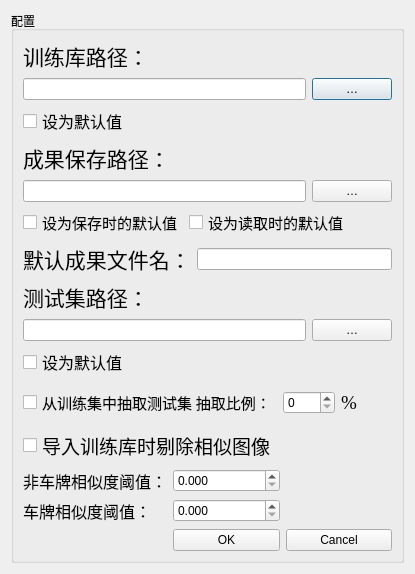
<?xml version="1.0" encoding="UTF-8"?>
<ui version="4.0">
 <class>PlateProperty</class>
 <widget class="QDialog" name="PlateProperty">
  <property name="geometry">
   <rect>
    <x>0</x>
    <y>0</y>
    <width>415</width>
    <height>574</height>
   </rect>
  </property>
  <property name="windowTitle">
   <string>Setting</string>
  </property>
  <layout class="QVBoxLayout" name="verticalLayout_5">
   <item>
    <widget class="QGroupBox" name="groupBox">
     <property name="title">
      <string>配置</string>
     </property>
     <layout class="QVBoxLayout" name="verticalLayout">
      <item>
       <layout class="QGridLayout" name="gridLayout">
        <item row="2" column="0">
         <widget class="QCheckBox" name="trainPathCheckBox">
          <property name="font">
           <font>
            <family>Times New Roman</family>
            <pointsize>12</pointsize>
           </font>
          </property>
          <property name="text">
           <string>设为默认值</string>
          </property>
         </widget>
        </item>
        <item row="1" column="1">
         <widget class="QPushButton" name="trainPathButton">
          <property name="text">
           <string>…</string>
          </property>
         </widget>
        </item>
        <item row="1" column="0">
         <widget class="QLineEdit" name="trainPathEdit"/>
        </item>
        <item row="0" column="0">
         <widget class="QLabel" name="trainPatLabel">
          <property name="font">
           <font>
            <family>Times New Roman</family>
            <pointsize>16</pointsize>
           </font>
          </property>
          <property name="text">
           <string>训练库路径：</string>
          </property>
         </widget>
        </item>
       </layout>
      </item>
      <item>
       <layout class="QGridLayout" name="gridLayout_2">
        <item row="1" column="1">
         <widget class="QPushButton" name="resultPathButton">
          <property name="text">
           <string>…</string>
          </property>
         </widget>
        </item>
        <item row="0" column="0" colspan="2">
         <widget class="QLabel" name="resultPatLabel">
          <property name="font">
           <font>
            <family>Times New Roman</family>
            <pointsize>16</pointsize>
           </font>
          </property>
          <property name="text">
           <string>成果保存路径：</string>
          </property>
         </widget>
        </item>
        <item row="1" column="0">
         <widget class="QLineEdit" name="resultPathEdit"/>
        </item>
       </layout>
      </item>
      <item>
       <layout class="QGridLayout" name="gridLayout_4">
        <item row="1" column="2">
         <widget class="QLineEdit" name="resultNameEdit">
          <property name="text">
           <string/>
          </property>
         </widget>
        </item>
        <item row="1" column="0" colspan="2">
         <widget class="QLabel" name="resultNameLabel">
          <property name="font">
           <font>
            <family>Times New Roman</family>
            <pointsize>16</pointsize>
           </font>
          </property>
          <property name="text">
           <string>默认成果文件名：</string>
          </property>
         </widget>
        </item>
        <item row="0" column="1" colspan="2">
         <widget class="QCheckBox" name="resultLoadCheckBox">
          <property name="font">
           <font>
            <family>Times New Roman</family>
            <pointsize>11</pointsize>
           </font>
          </property>
          <property name="text">
           <string>设为读取时的默认值</string>
          </property>
         </widget>
        </item>
        <item row="0" column="0">
         <widget class="QCheckBox" name="resultPathCheckBox">
          <property name="font">
           <font>
            <family>Times New Roman</family>
            <pointsize>11</pointsize>
           </font>
          </property>
          <property name="text">
           <string>设为保存时的默认值</string>
          </property>
         </widget>
        </item>
       </layout>
      </item>
      <item>
       <layout class="QGridLayout" name="gridLayout_3">
        <item row="0" column="0">
         <widget class="QLabel" name="testPathLabel">
          <property name="enabled">
           <bool>true</bool>
          </property>
          <property name="font">
           <font>
            <family>Times New Roman</family>
            <pointsize>16</pointsize>
           </font>
          </property>
          <property name="text">
           <string>测试集路径：</string>
          </property>
         </widget>
        </item>
        <item row="1" column="0">
         <widget class="QLineEdit" name="testPathEdit"/>
        </item>
        <item row="1" column="1">
         <widget class="QPushButton" name="testPathButton">
          <property name="text">
           <string>…</string>
          </property>
         </widget>
        </item>
        <item row="2" column="0">
         <widget class="QCheckBox" name="testPathCheckBox">
          <property name="font">
           <font>
            <family>Times New Roman</family>
            <pointsize>12</pointsize>
           </font>
          </property>
          <property name="text">
           <string>设为默认值</string>
          </property>
         </widget>
        </item>
       </layout>
      </item>
      <item>
       <layout class="QHBoxLayout" name="addedPercentage">
        <item>
         <widget class="QCheckBox" name="generateTestSetCheckBox">
          <property name="font">
           <font>
            <family>Times New Roman</family>
            <pointsize>11</pointsize>
           </font>
          </property>
          <property name="text">
           <string>从训练集中抽取测试集 抽取比例：</string>
          </property>
         </widget>
        </item>
        <item>
         <widget class="QSpinBox" name="testSetPercentage"/>
        </item>
        <item>
         <widget class="QLabel" name="percentLabel">
          <property name="font">
           <font>
            <family>Times New Roman</family>
            <pointsize>14</pointsize>
           </font>
          </property>
          <property name="text">
           <string>%</string>
          </property>
         </widget>
        </item>
       </layout>
      </item>
      <item>
       <widget class="QCheckBox" name="similarytyCheck">
        <property name="font">
         <font>
          <family>Times New Roman</family>
          <pointsize>14</pointsize>
         </font>
        </property>
        <property name="text">
         <string>导入训练库时剔除相似图像</string>
        </property>
       </widget>
      </item>
      <item>
       <layout class="QGridLayout" name="gridLayout_5">
        <item row="2" column="0">
         <widget class="QLabel" name="layout">
          <property name="text">
           <string/>
          </property>
         </widget>
        </item>
        <item row="2" column="3">
         <widget class="QPushButton" name="pushButton_2">
          <property name="text">
           <string>Cancel</string>
          </property>
         </widget>
        </item>
        <item row="2" column="2">
         <widget class="QPushButton" name="OKButton">
          <property name="text">
           <string>OK</string>
          </property>
         </widget>
        </item>
        <item row="1" column="0">
         <widget class="QLabel" name="plateSimilarity">
          <property name="font">
           <font>
            <family>Times New Roman</family>
            <pointsize>12</pointsize>
           </font>
          </property>
          <property name="text">
           <string>车牌相似度阈值：</string>
          </property>
         </widget>
        </item>
        <item row="0" column="0">
         <widget class="QLabel" name="nonplateSimilarity">
          <property name="font">
           <font>
            <family>Times New Roman</family>
            <pointsize>12</pointsize>
           </font>
          </property>
          <property name="text">
           <string>非车牌相似度阈值：</string>
          </property>
         </widget>
        </item>
        <item row="0" column="2">
         <widget class="QDoubleSpinBox" name="thresholdForNonplate">
          <property name="decimals">
           <number>3</number>
          </property>
          <property name="maximum">
           <double>1.000000000000000</double>
          </property>
          <property name="singleStep">
           <double>0.010000000000000</double>
          </property>
         </widget>
        </item>
        <item row="1" column="2">
         <widget class="QDoubleSpinBox" name="thresholdForPlate">
          <property name="decimals">
           <number>3</number>
          </property>
          <property name="maximum">
           <double>1.000000000000000</double>
          </property>
          <property name="singleStep">
           <double>0.010000000000000</double>
          </property>
         </widget>
        </item>
       </layout>
      </item>
     </layout>
    </widget>
   </item>
  </layout>
 </widget>
 <resources/>
 <connections/>
</ui>
